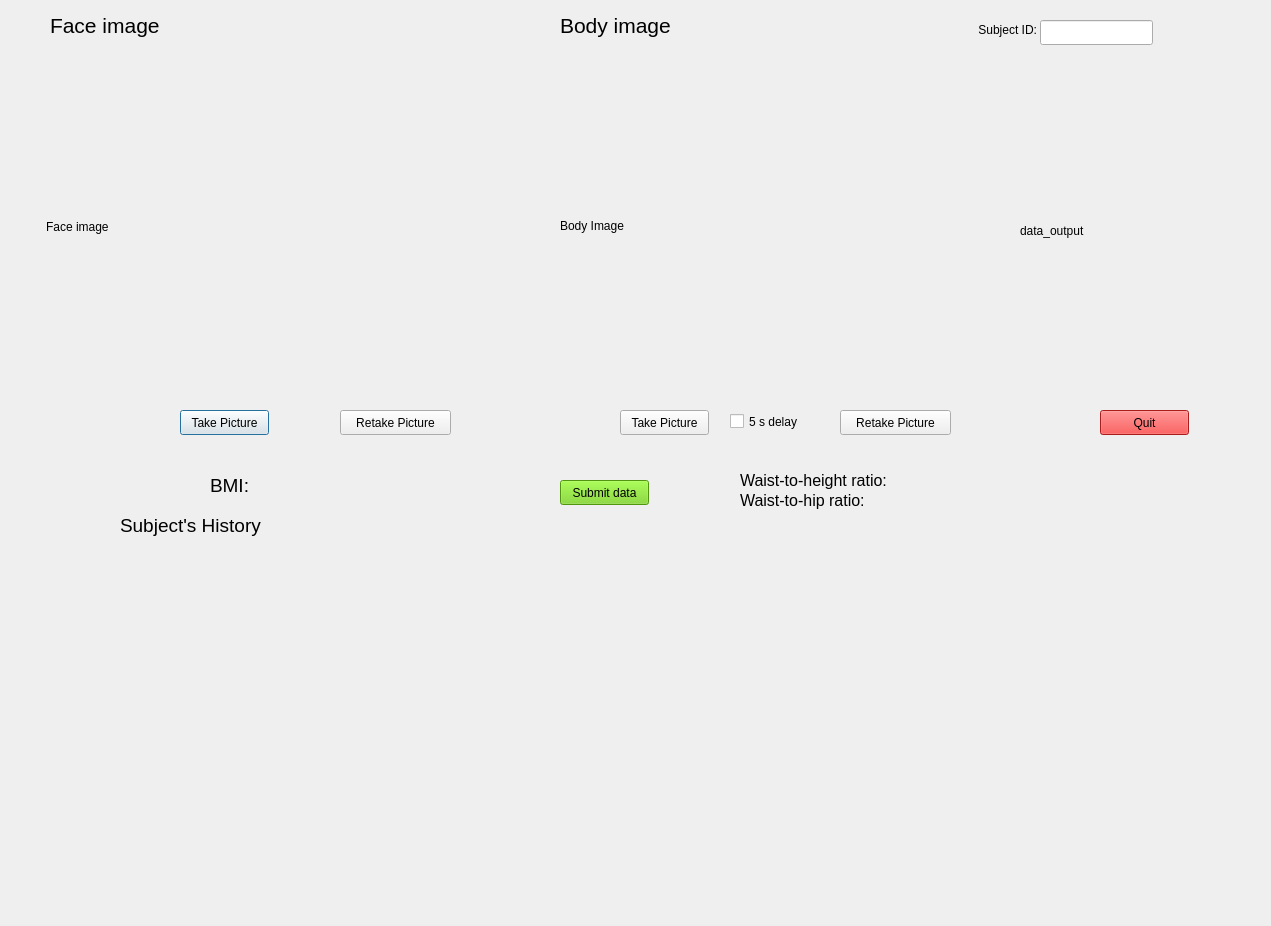
<?xml version="1.0" encoding="UTF-8"?>
<ui version="4.0">
 <class>Form</class>
 <widget class="QDialog" name="Form">
  <property name="geometry">
   <rect>
    <x>0</x>
    <y>0</y>
    <width>1271</width>
    <height>926</height>
   </rect>
  </property>
  <property name="windowTitle">
   <string>Weight Watchers</string>
  </property>
  <widget class="QPushButton" name="take_face_picture_btn">
   <property name="geometry">
    <rect>
     <x>180</x>
     <y>410</y>
     <width>89</width>
     <height>25</height>
    </rect>
   </property>
   <property name="text">
    <string>Take Picture</string>
   </property>
  </widget>
  <widget class="QPushButton" name="retake_face_picture_btn">
   <property name="geometry">
    <rect>
     <x>340</x>
     <y>410</y>
     <width>111</width>
     <height>25</height>
    </rect>
   </property>
   <property name="text">
    <string>Retake Picture</string>
   </property>
  </widget>
  <widget class="QLabel" name="label">
   <property name="geometry">
    <rect>
     <x>50</x>
     <y>10</y>
     <width>121</width>
     <height>31</height>
    </rect>
   </property>
   <property name="font">
    <font>
     <pointsize>16</pointsize>
    </font>
   </property>
   <property name="text">
    <string>Face image</string>
   </property>
  </widget>
  <widget class="QLabel" name="label_2">
   <property name="geometry">
    <rect>
     <x>560</x>
     <y>10</y>
     <width>171</width>
     <height>31</height>
    </rect>
   </property>
   <property name="font">
    <font>
     <pointsize>16</pointsize>
    </font>
   </property>
   <property name="text">
    <string>Body image</string>
   </property>
  </widget>
  <widget class="QPushButton" name="retake_body_picture_btn">
   <property name="geometry">
    <rect>
     <x>840</x>
     <y>410</y>
     <width>111</width>
     <height>25</height>
    </rect>
   </property>
   <property name="text">
    <string>Retake Picture</string>
   </property>
  </widget>
  <widget class="QPushButton" name="take_body_picture_btn">
   <property name="geometry">
    <rect>
     <x>620</x>
     <y>410</y>
     <width>89</width>
     <height>25</height>
    </rect>
   </property>
   <property name="text">
    <string>Take Picture</string>
   </property>
  </widget>
  <widget class="QLabel" name="text_output">
   <property name="geometry">
    <rect>
     <x>1020</x>
     <y>50</y>
     <width>201</width>
     <height>361</height>
    </rect>
   </property>
   <property name="text">
    <string>data_output</string>
   </property>
  </widget>
  <widget class="QPushButton" name="submit_btn">
   <property name="geometry">
    <rect>
     <x>560</x>
     <y>480</y>
     <width>89</width>
     <height>25</height>
    </rect>
   </property>
   <property name="palette">
    <palette>
     <active>
      <colorrole role="WindowText">
       <brush brushstyle="SolidPattern">
        <color alpha="255">
         <red>0</red>
         <green>0</green>
         <blue>0</blue>
        </color>
       </brush>
      </colorrole>
      <colorrole role="Button">
       <brush brushstyle="SolidPattern">
        <color alpha="255">
         <red>115</red>
         <green>210</green>
         <blue>22</blue>
        </color>
       </brush>
      </colorrole>
      <colorrole role="Light">
       <brush brushstyle="SolidPattern">
        <color alpha="255">
         <red>170</red>
         <green>255</green>
         <blue>87</blue>
        </color>
       </brush>
      </colorrole>
      <colorrole role="Midlight">
       <brush brushstyle="SolidPattern">
        <color alpha="255">
         <red>142</red>
         <green>232</green>
         <blue>54</blue>
        </color>
       </brush>
      </colorrole>
      <colorrole role="Dark">
       <brush brushstyle="SolidPattern">
        <color alpha="255">
         <red>57</red>
         <green>105</green>
         <blue>11</blue>
        </color>
       </brush>
      </colorrole>
      <colorrole role="Mid">
       <brush brushstyle="SolidPattern">
        <color alpha="255">
         <red>76</red>
         <green>140</green>
         <blue>14</blue>
        </color>
       </brush>
      </colorrole>
      <colorrole role="Text">
       <brush brushstyle="SolidPattern">
        <color alpha="255">
         <red>0</red>
         <green>0</green>
         <blue>0</blue>
        </color>
       </brush>
      </colorrole>
      <colorrole role="BrightText">
       <brush brushstyle="SolidPattern">
        <color alpha="255">
         <red>255</red>
         <green>255</green>
         <blue>255</blue>
        </color>
       </brush>
      </colorrole>
      <colorrole role="ButtonText">
       <brush brushstyle="SolidPattern">
        <color alpha="255">
         <red>0</red>
         <green>0</green>
         <blue>0</blue>
        </color>
       </brush>
      </colorrole>
      <colorrole role="Base">
       <brush brushstyle="SolidPattern">
        <color alpha="255">
         <red>255</red>
         <green>255</green>
         <blue>255</blue>
        </color>
       </brush>
      </colorrole>
      <colorrole role="Window">
       <brush brushstyle="SolidPattern">
        <color alpha="255">
         <red>115</red>
         <green>210</green>
         <blue>22</blue>
        </color>
       </brush>
      </colorrole>
      <colorrole role="Shadow">
       <brush brushstyle="SolidPattern">
        <color alpha="255">
         <red>0</red>
         <green>0</green>
         <blue>0</blue>
        </color>
       </brush>
      </colorrole>
      <colorrole role="AlternateBase">
       <brush brushstyle="SolidPattern">
        <color alpha="255">
         <red>185</red>
         <green>232</green>
         <blue>138</blue>
        </color>
       </brush>
      </colorrole>
      <colorrole role="ToolTipBase">
       <brush brushstyle="SolidPattern">
        <color alpha="255">
         <red>255</red>
         <green>255</green>
         <blue>220</blue>
        </color>
       </brush>
      </colorrole>
      <colorrole role="ToolTipText">
       <brush brushstyle="SolidPattern">
        <color alpha="255">
         <red>0</red>
         <green>0</green>
         <blue>0</blue>
        </color>
       </brush>
      </colorrole>
     </active>
     <inactive>
      <colorrole role="WindowText">
       <brush brushstyle="SolidPattern">
        <color alpha="255">
         <red>0</red>
         <green>0</green>
         <blue>0</blue>
        </color>
       </brush>
      </colorrole>
      <colorrole role="Button">
       <brush brushstyle="SolidPattern">
        <color alpha="255">
         <red>115</red>
         <green>210</green>
         <blue>22</blue>
        </color>
       </brush>
      </colorrole>
      <colorrole role="Light">
       <brush brushstyle="SolidPattern">
        <color alpha="255">
         <red>170</red>
         <green>255</green>
         <blue>87</blue>
        </color>
       </brush>
      </colorrole>
      <colorrole role="Midlight">
       <brush brushstyle="SolidPattern">
        <color alpha="255">
         <red>142</red>
         <green>232</green>
         <blue>54</blue>
        </color>
       </brush>
      </colorrole>
      <colorrole role="Dark">
       <brush brushstyle="SolidPattern">
        <color alpha="255">
         <red>57</red>
         <green>105</green>
         <blue>11</blue>
        </color>
       </brush>
      </colorrole>
      <colorrole role="Mid">
       <brush brushstyle="SolidPattern">
        <color alpha="255">
         <red>76</red>
         <green>140</green>
         <blue>14</blue>
        </color>
       </brush>
      </colorrole>
      <colorrole role="Text">
       <brush brushstyle="SolidPattern">
        <color alpha="255">
         <red>0</red>
         <green>0</green>
         <blue>0</blue>
        </color>
       </brush>
      </colorrole>
      <colorrole role="BrightText">
       <brush brushstyle="SolidPattern">
        <color alpha="255">
         <red>255</red>
         <green>255</green>
         <blue>255</blue>
        </color>
       </brush>
      </colorrole>
      <colorrole role="ButtonText">
       <brush brushstyle="SolidPattern">
        <color alpha="255">
         <red>0</red>
         <green>0</green>
         <blue>0</blue>
        </color>
       </brush>
      </colorrole>
      <colorrole role="Base">
       <brush brushstyle="SolidPattern">
        <color alpha="255">
         <red>255</red>
         <green>255</green>
         <blue>255</blue>
        </color>
       </brush>
      </colorrole>
      <colorrole role="Window">
       <brush brushstyle="SolidPattern">
        <color alpha="255">
         <red>115</red>
         <green>210</green>
         <blue>22</blue>
        </color>
       </brush>
      </colorrole>
      <colorrole role="Shadow">
       <brush brushstyle="SolidPattern">
        <color alpha="255">
         <red>0</red>
         <green>0</green>
         <blue>0</blue>
        </color>
       </brush>
      </colorrole>
      <colorrole role="AlternateBase">
       <brush brushstyle="SolidPattern">
        <color alpha="255">
         <red>185</red>
         <green>232</green>
         <blue>138</blue>
        </color>
       </brush>
      </colorrole>
      <colorrole role="ToolTipBase">
       <brush brushstyle="SolidPattern">
        <color alpha="255">
         <red>255</red>
         <green>255</green>
         <blue>220</blue>
        </color>
       </brush>
      </colorrole>
      <colorrole role="ToolTipText">
       <brush brushstyle="SolidPattern">
        <color alpha="255">
         <red>0</red>
         <green>0</green>
         <blue>0</blue>
        </color>
       </brush>
      </colorrole>
     </inactive>
     <disabled>
      <colorrole role="WindowText">
       <brush brushstyle="SolidPattern">
        <color alpha="255">
         <red>57</red>
         <green>105</green>
         <blue>11</blue>
        </color>
       </brush>
      </colorrole>
      <colorrole role="Button">
       <brush brushstyle="SolidPattern">
        <color alpha="255">
         <red>115</red>
         <green>210</green>
         <blue>22</blue>
        </color>
       </brush>
      </colorrole>
      <colorrole role="Light">
       <brush brushstyle="SolidPattern">
        <color alpha="255">
         <red>170</red>
         <green>255</green>
         <blue>87</blue>
        </color>
       </brush>
      </colorrole>
      <colorrole role="Midlight">
       <brush brushstyle="SolidPattern">
        <color alpha="255">
         <red>142</red>
         <green>232</green>
         <blue>54</blue>
        </color>
       </brush>
      </colorrole>
      <colorrole role="Dark">
       <brush brushstyle="SolidPattern">
        <color alpha="255">
         <red>57</red>
         <green>105</green>
         <blue>11</blue>
        </color>
       </brush>
      </colorrole>
      <colorrole role="Mid">
       <brush brushstyle="SolidPattern">
        <color alpha="255">
         <red>76</red>
         <green>140</green>
         <blue>14</blue>
        </color>
       </brush>
      </colorrole>
      <colorrole role="Text">
       <brush brushstyle="SolidPattern">
        <color alpha="255">
         <red>57</red>
         <green>105</green>
         <blue>11</blue>
        </color>
       </brush>
      </colorrole>
      <colorrole role="BrightText">
       <brush brushstyle="SolidPattern">
        <color alpha="255">
         <red>255</red>
         <green>255</green>
         <blue>255</blue>
        </color>
       </brush>
      </colorrole>
      <colorrole role="ButtonText">
       <brush brushstyle="SolidPattern">
        <color alpha="255">
         <red>57</red>
         <green>105</green>
         <blue>11</blue>
        </color>
       </brush>
      </colorrole>
      <colorrole role="Base">
       <brush brushstyle="SolidPattern">
        <color alpha="255">
         <red>115</red>
         <green>210</green>
         <blue>22</blue>
        </color>
       </brush>
      </colorrole>
      <colorrole role="Window">
       <brush brushstyle="SolidPattern">
        <color alpha="255">
         <red>115</red>
         <green>210</green>
         <blue>22</blue>
        </color>
       </brush>
      </colorrole>
      <colorrole role="Shadow">
       <brush brushstyle="SolidPattern">
        <color alpha="255">
         <red>0</red>
         <green>0</green>
         <blue>0</blue>
        </color>
       </brush>
      </colorrole>
      <colorrole role="AlternateBase">
       <brush brushstyle="SolidPattern">
        <color alpha="255">
         <red>115</red>
         <green>210</green>
         <blue>22</blue>
        </color>
       </brush>
      </colorrole>
      <colorrole role="ToolTipBase">
       <brush brushstyle="SolidPattern">
        <color alpha="255">
         <red>255</red>
         <green>255</green>
         <blue>220</blue>
        </color>
       </brush>
      </colorrole>
      <colorrole role="ToolTipText">
       <brush brushstyle="SolidPattern">
        <color alpha="255">
         <red>0</red>
         <green>0</green>
         <blue>0</blue>
        </color>
       </brush>
      </colorrole>
     </disabled>
    </palette>
   </property>
   <property name="autoFillBackground">
    <bool>false</bool>
   </property>
   <property name="text">
    <string>Submit data</string>
   </property>
  </widget>
  <widget class="MplWidget" name="history_plot" native="true">
   <property name="geometry">
    <rect>
     <x>120</x>
     <y>540</y>
     <width>1011</width>
     <height>311</height>
    </rect>
   </property>
  </widget>
  <widget class="QLabel" name="label_4">
   <property name="geometry">
    <rect>
     <x>120</x>
     <y>510</y>
     <width>241</width>
     <height>31</height>
    </rect>
   </property>
   <property name="font">
    <font>
     <pointsize>14</pointsize>
    </font>
   </property>
   <property name="text">
    <string>Subject's History</string>
   </property>
  </widget>
  <widget class="QLabel" name="bmi_tag">
   <property name="geometry">
    <rect>
     <x>210</x>
     <y>470</y>
     <width>151</width>
     <height>31</height>
    </rect>
   </property>
   <property name="font">
    <font>
     <pointsize>14</pointsize>
    </font>
   </property>
   <property name="text">
    <string>BMI:</string>
   </property>
  </widget>
  <widget class="QLabel" name="w2height_label">
   <property name="geometry">
    <rect>
     <x>740</x>
     <y>470</y>
     <width>221</width>
     <height>21</height>
    </rect>
   </property>
   <property name="font">
    <font>
     <pointsize>12</pointsize>
    </font>
   </property>
   <property name="text">
    <string>Waist-to-height ratio:</string>
   </property>
  </widget>
  <widget class="QLabel" name="w2hip_label">
   <property name="geometry">
    <rect>
     <x>740</x>
     <y>490</y>
     <width>221</width>
     <height>21</height>
    </rect>
   </property>
   <property name="font">
    <font>
     <pointsize>12</pointsize>
    </font>
   </property>
   <property name="text">
    <string>Waist-to-hip ratio:</string>
   </property>
  </widget>
  <widget class="QLabel" name="face">
   <property name="geometry">
    <rect>
     <x>46</x>
     <y>46</y>
     <width>481</width>
     <height>361</height>
    </rect>
   </property>
   <property name="text">
    <string>Face image</string>
   </property>
  </widget>
  <widget class="QLabel" name="label_3">
   <property name="geometry">
    <rect>
     <x>560</x>
     <y>40</y>
     <width>421</width>
     <height>371</height>
    </rect>
   </property>
   <property name="text">
    <string>Body Image</string>
   </property>
  </widget>
  <widget class="QCheckBox" name="delay">
   <property name="geometry">
    <rect>
     <x>730</x>
     <y>410</y>
     <width>92</width>
     <height>23</height>
    </rect>
   </property>
   <property name="text">
    <string>5 s delay</string>
   </property>
  </widget>
  <widget class="QPushButton" name="quit_btn">
   <property name="geometry">
    <rect>
     <x>1100</x>
     <y>410</y>
     <width>89</width>
     <height>25</height>
    </rect>
   </property>
   <property name="palette">
    <palette>
     <active>
      <colorrole role="WindowText">
       <brush brushstyle="SolidPattern">
        <color alpha="255">
         <red>0</red>
         <green>0</green>
         <blue>0</blue>
        </color>
       </brush>
      </colorrole>
      <colorrole role="Button">
       <brush brushstyle="SolidPattern">
        <color alpha="255">
         <red>239</red>
         <green>41</green>
         <blue>41</blue>
        </color>
       </brush>
      </colorrole>
      <colorrole role="Light">
       <brush brushstyle="SolidPattern">
        <color alpha="255">
         <red>255</red>
         <green>147</green>
         <blue>147</blue>
        </color>
       </brush>
      </colorrole>
      <colorrole role="Midlight">
       <brush brushstyle="SolidPattern">
        <color alpha="255">
         <red>247</red>
         <green>94</green>
         <blue>94</blue>
        </color>
       </brush>
      </colorrole>
      <colorrole role="Dark">
       <brush brushstyle="SolidPattern">
        <color alpha="255">
         <red>119</red>
         <green>20</green>
         <blue>20</blue>
        </color>
       </brush>
      </colorrole>
      <colorrole role="Mid">
       <brush brushstyle="SolidPattern">
        <color alpha="255">
         <red>159</red>
         <green>27</green>
         <blue>27</blue>
        </color>
       </brush>
      </colorrole>
      <colorrole role="Text">
       <brush brushstyle="SolidPattern">
        <color alpha="255">
         <red>0</red>
         <green>0</green>
         <blue>0</blue>
        </color>
       </brush>
      </colorrole>
      <colorrole role="BrightText">
       <brush brushstyle="SolidPattern">
        <color alpha="255">
         <red>255</red>
         <green>255</green>
         <blue>255</blue>
        </color>
       </brush>
      </colorrole>
      <colorrole role="ButtonText">
       <brush brushstyle="SolidPattern">
        <color alpha="255">
         <red>0</red>
         <green>0</green>
         <blue>0</blue>
        </color>
       </brush>
      </colorrole>
      <colorrole role="Base">
       <brush brushstyle="SolidPattern">
        <color alpha="255">
         <red>255</red>
         <green>255</green>
         <blue>255</blue>
        </color>
       </brush>
      </colorrole>
      <colorrole role="Window">
       <brush brushstyle="SolidPattern">
        <color alpha="255">
         <red>239</red>
         <green>41</green>
         <blue>41</blue>
        </color>
       </brush>
      </colorrole>
      <colorrole role="Shadow">
       <brush brushstyle="SolidPattern">
        <color alpha="255">
         <red>0</red>
         <green>0</green>
         <blue>0</blue>
        </color>
       </brush>
      </colorrole>
      <colorrole role="AlternateBase">
       <brush brushstyle="SolidPattern">
        <color alpha="255">
         <red>247</red>
         <green>148</green>
         <blue>148</blue>
        </color>
       </brush>
      </colorrole>
      <colorrole role="ToolTipBase">
       <brush brushstyle="SolidPattern">
        <color alpha="255">
         <red>255</red>
         <green>255</green>
         <blue>220</blue>
        </color>
       </brush>
      </colorrole>
      <colorrole role="ToolTipText">
       <brush brushstyle="SolidPattern">
        <color alpha="255">
         <red>0</red>
         <green>0</green>
         <blue>0</blue>
        </color>
       </brush>
      </colorrole>
     </active>
     <inactive>
      <colorrole role="WindowText">
       <brush brushstyle="SolidPattern">
        <color alpha="255">
         <red>0</red>
         <green>0</green>
         <blue>0</blue>
        </color>
       </brush>
      </colorrole>
      <colorrole role="Button">
       <brush brushstyle="SolidPattern">
        <color alpha="255">
         <red>239</red>
         <green>41</green>
         <blue>41</blue>
        </color>
       </brush>
      </colorrole>
      <colorrole role="Light">
       <brush brushstyle="SolidPattern">
        <color alpha="255">
         <red>255</red>
         <green>147</green>
         <blue>147</blue>
        </color>
       </brush>
      </colorrole>
      <colorrole role="Midlight">
       <brush brushstyle="SolidPattern">
        <color alpha="255">
         <red>247</red>
         <green>94</green>
         <blue>94</blue>
        </color>
       </brush>
      </colorrole>
      <colorrole role="Dark">
       <brush brushstyle="SolidPattern">
        <color alpha="255">
         <red>119</red>
         <green>20</green>
         <blue>20</blue>
        </color>
       </brush>
      </colorrole>
      <colorrole role="Mid">
       <brush brushstyle="SolidPattern">
        <color alpha="255">
         <red>159</red>
         <green>27</green>
         <blue>27</blue>
        </color>
       </brush>
      </colorrole>
      <colorrole role="Text">
       <brush brushstyle="SolidPattern">
        <color alpha="255">
         <red>0</red>
         <green>0</green>
         <blue>0</blue>
        </color>
       </brush>
      </colorrole>
      <colorrole role="BrightText">
       <brush brushstyle="SolidPattern">
        <color alpha="255">
         <red>255</red>
         <green>255</green>
         <blue>255</blue>
        </color>
       </brush>
      </colorrole>
      <colorrole role="ButtonText">
       <brush brushstyle="SolidPattern">
        <color alpha="255">
         <red>0</red>
         <green>0</green>
         <blue>0</blue>
        </color>
       </brush>
      </colorrole>
      <colorrole role="Base">
       <brush brushstyle="SolidPattern">
        <color alpha="255">
         <red>255</red>
         <green>255</green>
         <blue>255</blue>
        </color>
       </brush>
      </colorrole>
      <colorrole role="Window">
       <brush brushstyle="SolidPattern">
        <color alpha="255">
         <red>239</red>
         <green>41</green>
         <blue>41</blue>
        </color>
       </brush>
      </colorrole>
      <colorrole role="Shadow">
       <brush brushstyle="SolidPattern">
        <color alpha="255">
         <red>0</red>
         <green>0</green>
         <blue>0</blue>
        </color>
       </brush>
      </colorrole>
      <colorrole role="AlternateBase">
       <brush brushstyle="SolidPattern">
        <color alpha="255">
         <red>247</red>
         <green>148</green>
         <blue>148</blue>
        </color>
       </brush>
      </colorrole>
      <colorrole role="ToolTipBase">
       <brush brushstyle="SolidPattern">
        <color alpha="255">
         <red>255</red>
         <green>255</green>
         <blue>220</blue>
        </color>
       </brush>
      </colorrole>
      <colorrole role="ToolTipText">
       <brush brushstyle="SolidPattern">
        <color alpha="255">
         <red>0</red>
         <green>0</green>
         <blue>0</blue>
        </color>
       </brush>
      </colorrole>
     </inactive>
     <disabled>
      <colorrole role="WindowText">
       <brush brushstyle="SolidPattern">
        <color alpha="255">
         <red>119</red>
         <green>20</green>
         <blue>20</blue>
        </color>
       </brush>
      </colorrole>
      <colorrole role="Button">
       <brush brushstyle="SolidPattern">
        <color alpha="255">
         <red>239</red>
         <green>41</green>
         <blue>41</blue>
        </color>
       </brush>
      </colorrole>
      <colorrole role="Light">
       <brush brushstyle="SolidPattern">
        <color alpha="255">
         <red>255</red>
         <green>147</green>
         <blue>147</blue>
        </color>
       </brush>
      </colorrole>
      <colorrole role="Midlight">
       <brush brushstyle="SolidPattern">
        <color alpha="255">
         <red>247</red>
         <green>94</green>
         <blue>94</blue>
        </color>
       </brush>
      </colorrole>
      <colorrole role="Dark">
       <brush brushstyle="SolidPattern">
        <color alpha="255">
         <red>119</red>
         <green>20</green>
         <blue>20</blue>
        </color>
       </brush>
      </colorrole>
      <colorrole role="Mid">
       <brush brushstyle="SolidPattern">
        <color alpha="255">
         <red>159</red>
         <green>27</green>
         <blue>27</blue>
        </color>
       </brush>
      </colorrole>
      <colorrole role="Text">
       <brush brushstyle="SolidPattern">
        <color alpha="255">
         <red>119</red>
         <green>20</green>
         <blue>20</blue>
        </color>
       </brush>
      </colorrole>
      <colorrole role="BrightText">
       <brush brushstyle="SolidPattern">
        <color alpha="255">
         <red>255</red>
         <green>255</green>
         <blue>255</blue>
        </color>
       </brush>
      </colorrole>
      <colorrole role="ButtonText">
       <brush brushstyle="SolidPattern">
        <color alpha="255">
         <red>119</red>
         <green>20</green>
         <blue>20</blue>
        </color>
       </brush>
      </colorrole>
      <colorrole role="Base">
       <brush brushstyle="SolidPattern">
        <color alpha="255">
         <red>239</red>
         <green>41</green>
         <blue>41</blue>
        </color>
       </brush>
      </colorrole>
      <colorrole role="Window">
       <brush brushstyle="SolidPattern">
        <color alpha="255">
         <red>239</red>
         <green>41</green>
         <blue>41</blue>
        </color>
       </brush>
      </colorrole>
      <colorrole role="Shadow">
       <brush brushstyle="SolidPattern">
        <color alpha="255">
         <red>0</red>
         <green>0</green>
         <blue>0</blue>
        </color>
       </brush>
      </colorrole>
      <colorrole role="AlternateBase">
       <brush brushstyle="SolidPattern">
        <color alpha="255">
         <red>239</red>
         <green>41</green>
         <blue>41</blue>
        </color>
       </brush>
      </colorrole>
      <colorrole role="ToolTipBase">
       <brush brushstyle="SolidPattern">
        <color alpha="255">
         <red>255</red>
         <green>255</green>
         <blue>220</blue>
        </color>
       </brush>
      </colorrole>
      <colorrole role="ToolTipText">
       <brush brushstyle="SolidPattern">
        <color alpha="255">
         <red>0</red>
         <green>0</green>
         <blue>0</blue>
        </color>
       </brush>
      </colorrole>
     </disabled>
    </palette>
   </property>
   <property name="autoFillBackground">
    <bool>false</bool>
   </property>
   <property name="text">
    <string>Quit</string>
   </property>
  </widget>
  <widget class="QLineEdit" name="lineEdit">
   <property name="geometry">
    <rect>
     <x>1040</x>
     <y>20</y>
     <width>113</width>
     <height>25</height>
    </rect>
   </property>
  </widget>
  <widget class="QLabel" name="label_5">
   <property name="geometry">
    <rect>
     <x>926</x>
     <y>20</y>
     <width>111</width>
     <height>20</height>
    </rect>
   </property>
   <property name="text">
    <string>Subject ID:</string>
   </property>
   <property name="alignment">
    <set>Qt::AlignRight|Qt::AlignTrailing|Qt::AlignVCenter</set>
   </property>
  </widget>
 </widget>
 <customwidgets>
  <customwidget>
   <class>MplWidget</class>
   <extends>QWidget</extends>
   <header location="global">mplwidget</header>
   <container>1</container>
  </customwidget>
 </customwidgets>
 <resources/>
 <connections/>
</ui>
